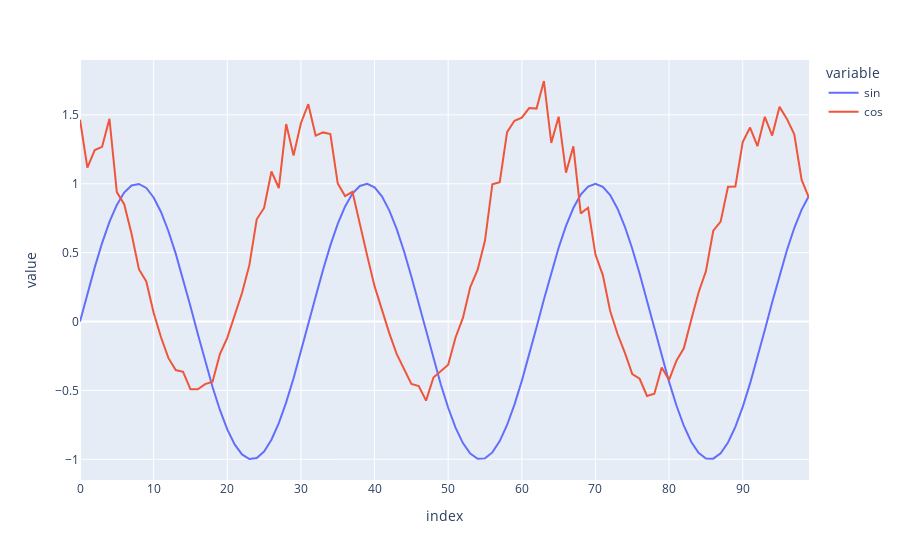

The cell this chart's notebook holds for it:
### Markdown cell above
Много полезных ссылок:
https://github.com/MaxBenChrist/awesome_time_series_in_python

Кластеризация временных рядов:
https://habr.com/ru/post/334220/

### Code cell
x = np.linspace(0, 20, 100)

data = pd.DataFrame({'sin': np.sin(x),
                    'cos':(np.cos(x) + 0.5) * np.random.normal(1, 0.1, 100)})
px.line(data, facet_col_wrap=2)
